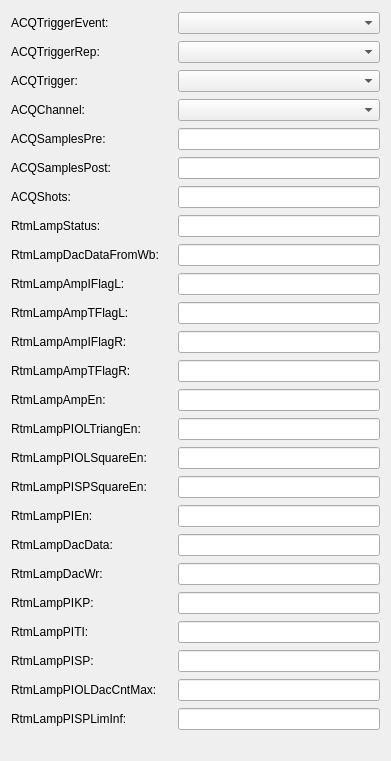
  <widget class="QWidget" name="gridLayoutWidget_2">
   <property name="geometry">
    <rect>
     <x>10</x>
     <y>10</y>
     <width>391</width>
     <height>761</height>
    </rect>
   </property>
   <layout class="QGridLayout" name="gridLayout_2">
    <item row="24" column="2">
     <widget class="PyDMLineEdit" name="PyDMLineEdit_23">
      <property name="toolTip">
       <string/>
      </property>
      <property name="channel" stdset="0">
       <string>XX-22SL03:DI-FOFB:RtmLampPISPLimInf-SP</string>
      </property>
     </widget>
    </item>
    <item row="0" column="0">
     <widget class="QLabel" name="label_2">
      <property name="text">
       <string>ACQTriggerEvent:</string>
      </property>
     </widget>
    </item>
    <item row="18" column="1">
     <widget class="PyDMLabel" name="PyDMLabel_20">
      <property name="toolTip">
       <string/>
      </property>
      <property name="channel" stdset="0">
       <string>XX-22SL03:DI-FOFB:RtmLampDacData-SP</string>
      </property>
     </widget>
    </item>
    <item row="16" column="0">
     <widget class="QLabel" name="label_24">
      <property name="text">
       <string>RtmLampPISPSquareEn:</string>
      </property>
     </widget>
    </item>
    <item row="5" column="1">
     <widget class="PyDMLabel" name="PyDMLabel_6">
      <property name="toolTip">
       <string/>
      </property>
      <property name="channel" stdset="0">
       <string>XX-22SL03:DI-FOFB:ACQShots-SP</string>
      </property>
     </widget>
    </item>
    <item row="8" column="2">
     <widget class="PyDMLineEdit" name="PyDMLineEdit_16">
      <property name="toolTip">
       <string/>
      </property>
      <property name="channel" stdset="0">
       <string>XX-22SL03:DI-FOFB:RtmLampDacDataFromWb-SP</string>
      </property>
     </widget>
    </item>
    <item row="2" column="1">
     <widget class="PyDMLabel" name="PyDMLabel_2">
      <property name="toolTip">
       <string/>
      </property>
      <property name="channel" stdset="0">
       <string>XX-22SL03:DI-FOFB:ACQTrigger-Sel</string>
      </property>
     </widget>
    </item>
    <item row="7" column="1">
     <widget class="PyDMLabel" name="PyDMLabel_9">
      <property name="toolTip">
       <string/>
      </property>
      <property name="channel" stdset="0">
       <string>XX-22SL03:DI-FOFB:RtmLampStatus-SP</string>
      </property>
     </widget>
    </item>
    <item row="7" column="0">
     <widget class="QLabel" name="label_9">
      <property name="text">
       <string>RtmLampStatus:</string>
      </property>
     </widget>
    </item>
    <item row="20" column="2">
     <widget class="PyDMLineEdit" name="PyDMLineEdit_21">
      <property name="toolTip">
       <string/>
      </property>
      <property name="channel" stdset="0">
       <string>XX-22SL03:DI-FOFB:RtmLampPIKP-SP</string>
      </property>
     </widget>
    </item>
    <item row="8" column="0">
     <widget class="QLabel" name="label_10">
      <property name="text">
       <string>RtmLampDacDataFromWb:</string>
      </property>
     </widget>
    </item>
    <item row="6" column="1">
     <widget class="PyDMLabel" name="PyDMLabel_7">
      <property name="toolTip">
       <string/>
      </property>
      <property name="channel" stdset="0">
       <string>XX-22SL03:DI-FOFB:ACQChannel-Sel</string>
      </property>
     </widget>
    </item>
    <item row="18" column="0">
     <widget class="QLabel" name="label_26">
      <property name="text">
       <string>RtmLampDacData:</string>
      </property>
     </widget>
    </item>
    <item row="13" column="2">
     <widget class="PyDMLineEdit" name="PyDMLineEdit_11">
      <property name="toolTip">
       <string/>
      </property>
      <property name="channel" stdset="0">
       <string>XX-22SL03:DI-FOFB:RtmLampAmpEn-SP</string>
      </property>
     </widget>
    </item>
    <item row="24" column="0">
     <widget class="QLabel" name="label_20">
      <property name="text">
       <string>RtmLampPISPLimInf:</string>
      </property>
     </widget>
    </item>
    <item row="15" column="2">
     <widget class="PyDMLineEdit" name="PyDMLineEdit_9">
      <property name="toolTip">
       <string/>
      </property>
      <property name="channel" stdset="0">
       <string>XX-22SL03:DI-FOFB:RtmLampPIOLSquareEn-SP</string>
      </property>
     </widget>
    </item>
    <item row="18" column="2">
     <widget class="PyDMLineEdit" name="PyDMLineEdit_6">
      <property name="toolTip">
       <string/>
      </property>
      <property name="channel" stdset="0">
       <string>XX-22SL03:DI-FOFB:RtmLampDacData-SP</string>
      </property>
     </widget>
    </item>
    <item row="20" column="1">
     <widget class="PyDMLabel" name="PyDMLabel_18">
      <property name="toolTip">
       <string/>
      </property>
      <property name="channel" stdset="0">
       <string>XX-22SL03:DI-FOFB:RtmLampPIKP-SP</string>
      </property>
     </widget>
    </item>
    <item row="23" column="2">
     <widget class="PyDMLineEdit" name="PyDMLineEdit_18">
      <property name="toolTip">
       <string/>
      </property>
      <property name="channel" stdset="0">
       <string>XX-22SL03:DI-FOFB:RtmLampPIOLDacCntMax-SP</string>
      </property>
     </widget>
    </item>
    <item row="21" column="1">
     <widget class="PyDMLabel" name="PyDMLabel_17">
      <property name="toolTip">
       <string/>
      </property>
      <property name="channel" stdset="0">
       <string>XX-22SL03:DI-FOFB:RtmLampPITI-SP</string>
      </property>
     </widget>
    </item>
    <item row="10" column="2">
     <widget class="PyDMLineEdit" name="PyDMLineEdit_14">
      <property name="toolTip">
       <string/>
      </property>
      <property name="channel" stdset="0">
       <string>XX-22SL03:DI-FOFB:RtmLampAmpTFlagL-SP</string>
      </property>
     </widget>
    </item>
    <item row="1" column="2">
     <widget class="PyDMEnumComboBox" name="PyDMEnumComboBox_2">
      <property name="toolTip">
       <string/>
      </property>
      <property name="channel" stdset="0">
       <string>XX-22SL03:DI-FOFB:ACQTriggerRep-Sel</string>
      </property>
     </widget>
    </item>
    <item row="15" column="1">
     <widget class="PyDMLabel" name="PyDMLabel_23">
      <property name="toolTip">
       <string/>
      </property>
      <property name="channel" stdset="0">
       <string>XX-22SL03:DI-FOFB:RtmLampPIOLSquareEn-SP</string>
      </property>
     </widget>
    </item>
    <item row="5" column="2">
     <widget class="PyDMLineEdit" name="PyDMLineEdit">
      <property name="toolTip">
       <string/>
      </property>
      <property name="channel" stdset="0">
       <string>XX-22SL03:DI-FOFB:ACQSamplesPost-SP</string>
      </property>
     </widget>
    </item>
    <item row="15" column="0">
     <widget class="QLabel" name="label_17">
      <property name="text">
       <string>RtmLampPIOLSquareEn:</string>
      </property>
     </widget>
    </item>
    <item row="9" column="0">
     <widget class="QLabel" name="label_11">
      <property name="text">
       <string>RtmLampAmpIFlagL:</string>
      </property>
     </widget>
    </item>
    <item row="17" column="1">
     <widget class="PyDMLabel" name="PyDMLabel_21">
      <property name="toolTip">
       <string/>
      </property>
      <property name="channel" stdset="0">
       <string>XX-22SL03:DI-FOFB:RtmLampPIEn-SP</string>
      </property>
     </widget>
    </item>
    <item row="22" column="0">
     <widget class="QLabel" name="label_18">
      <property name="text">
       <string>RtmLampPISP:</string>
      </property>
     </widget>
    </item>
    <item row="12" column="2">
     <widget class="PyDMLineEdit" name="PyDMLineEdit_12">
      <property name="toolTip">
       <string/>
      </property>
      <property name="channel" stdset="0">
       <string>XX-22SL03:DI-FOFB:RtmLampAmpTFlagR-SP</string>
      </property>
     </widget>
    </item>
    <item row="19" column="0">
     <widget class="QLabel" name="label_27">
      <property name="text">
       <string>RtmLampDacWr:</string>
      </property>
     </widget>
    </item>
    <item row="14" column="0">
     <widget class="QLabel" name="label_16">
      <property name="text">
       <string>RtmLampPIOLTriangEn:</string>
      </property>
     </widget>
    </item>
    <item row="22" column="2">
     <widget class="PyDMLineEdit" name="PyDMLineEdit_19">
      <property name="toolTip">
       <string/>
      </property>
      <property name="channel" stdset="0">
       <string>XX-22SL03:DI-FOFB:RtmLampPISP-SP</string>
      </property>
     </widget>
    </item>
    <item row="14" column="2">
     <widget class="PyDMLineEdit" name="PyDMLineEdit_10">
      <property name="toolTip">
       <string/>
      </property>
      <property name="channel" stdset="0">
       <string>XX-22SL03:DI-FOFB:RtmLampPIOLTriangEn-SP</string>
      </property>
     </widget>
    </item>
    <item row="9" column="1">
     <widget class="PyDMLabel" name="PyDMLabel_11">
      <property name="toolTip">
       <string/>
      </property>
      <property name="channel" stdset="0">
       <string>XX-22SL03:DI-FOFB:RtmLampAmpIFlagL-SP</string>
      </property>
     </widget>
    </item>
    <item row="12" column="0">
     <widget class="QLabel" name="label_14">
      <property name="text">
       <string>RtmLampAmpTFlagR:</string>
      </property>
     </widget>
    </item>
    <item row="21" column="2">
     <widget class="PyDMLineEdit" name="PyDMLineEdit_20">
      <property name="toolTip">
       <string/>
      </property>
      <property name="channel" stdset="0">
       <string>XX-22SL03:DI-FOFB:RtmLampPITI-SP</string>
      </property>
     </widget>
    </item>
    <item row="9" column="2">
     <widget class="PyDMLineEdit" name="PyDMLineEdit_15">
      <property name="toolTip">
       <string/>
      </property>
      <property name="channel" stdset="0">
       <string>XX-22SL03:DI-FOFB:RtmLampAmpIFlagL-SP</string>
      </property>
     </widget>
    </item>
    <item row="4" column="1">
     <widget class="PyDMLabel" name="PyDMLabel_5">
      <property name="toolTip">
       <string/>
      </property>
      <property name="channel" stdset="0">
       <string>XX-22SL03:DI-FOFB:ACQSamplesPost-SP</string>
      </property>
     </widget>
    </item>
    <item row="4" column="0">
     <widget class="QLabel" name="label">
      <property name="text">
       <string>ACQSamplesPre:</string>
      </property>
     </widget>
    </item>
    <item row="13" column="0">
     <widget class="QLabel" name="label_15">
      <property name="text">
       <string>RtmLampAmpEn:</string>
      </property>
     </widget>
    </item>
    <item row="11" column="0">
     <widget class="QLabel" name="label_13">
      <property name="text">
       <string>RtmLampAmpIFlagR:</string>
      </property>
     </widget>
    </item>
    <item row="11" column="2">
     <widget class="PyDMLineEdit" name="PyDMLineEdit_13">
      <property name="toolTip">
       <string/>
      </property>
      <property name="channel" stdset="0">
       <string>XX-22SL03:DI-FOFB:RtmLampAmpIFlagR-SP</string>
      </property>
     </widget>
    </item>
    <item row="0" column="2">
     <widget class="PyDMEnumComboBox" name="PyDMEnumComboBox_4">
      <property name="toolTip">
       <string/>
      </property>
      <property name="channel" stdset="0">
       <string>XX-22SL03:DI-FOFB:ACQTriggerEvent-Sel</string>
      </property>
     </widget>
    </item>
    <item row="12" column="1">
     <widget class="PyDMLabel" name="PyDMLabel_14">
      <property name="toolTip">
       <string/>
      </property>
      <property name="channel" stdset="0">
       <string>XX-22SL03:DI-FOFB:RtmLampAmpTFlagR-SP</string>
      </property>
     </widget>
    </item>
    <item row="3" column="1">
     <widget class="PyDMLabel" name="PyDMLabel_4">
      <property name="toolTip">
       <string/>
      </property>
      <property name="channel" stdset="0">
       <string>XX-22SL03:DI-FOFB:ACQSamplesPre-SP</string>
      </property>
     </widget>
    </item>
    <item row="4" column="2">
     <widget class="PyDMLineEdit" name="PyDMLineEdit_3">
      <property name="toolTip">
       <string/>
      </property>
      <property name="channel" stdset="0">
       <string>XX-22SL03:DI-FOFB:ACQSamplesPre-SP</string>
      </property>
     </widget>
    </item>
    <item row="0" column="1">
     <widget class="PyDMLabel" name="PyDMLabel">
      <property name="toolTip">
       <string/>
      </property>
      <property name="channel" stdset="0">
       <string>XX-22SL03:DI-FOFB:ACQTriggerEvent-Sel</string>
      </property>
     </widget>
    </item>
    <item row="19" column="1">
     <widget class="PyDMLabel" name="PyDMLabel_19">
      <property name="toolTip">
       <string/>
      </property>
      <property name="channel" stdset="0">
       <string>XX-22SL03:DI-FOFB:RtmLampDacWr-SP</string>
      </property>
     </widget>
    </item>
    <item row="13" column="1">
     <widget class="PyDMLabel" name="PyDMLabel_15">
      <property name="toolTip">
       <string/>
      </property>
      <property name="channel" stdset="0">
       <string>XX-22SL03:DI-FOFB:RtmLampAmpEn-SP</string>
      </property>
     </widget>
    </item>
    <item row="24" column="1">
     <widget class="PyDMLabel" name="PyDMLabel_26">
      <property name="toolTip">
       <string/>
      </property>
      <property name="channel" stdset="0">
       <string>XX-22SL03:DI-FOFB:RtmLampPISPLimInf-SP</string>
      </property>
     </widget>
    </item>
    <item row="17" column="2">
     <widget class="PyDMLineEdit" name="PyDMLineEdit_7">
      <property name="toolTip">
       <string/>
      </property>
      <property name="channel" stdset="0">
       <string>XX-22SL03:DI-FOFB:RtmLampPIEn-SP</string>
      </property>
     </widget>
    </item>
    <item row="16" column="1">
     <widget class="PyDMLabel" name="PyDMLabel_22">
      <property name="toolTip">
       <string/>
      </property>
      <property name="channel" stdset="0">
       <string>XX-22SL03:DI-FOFB:RtmLampPISPSquareEn-SP</string>
      </property>
     </widget>
    </item>
    <item row="3" column="0">
     <widget class="QLabel" name="label_6">
      <property name="text">
       <string>ACQChannel:</string>
      </property>
     </widget>
    </item>
    <item row="6" column="2">
     <widget class="PyDMLineEdit" name="PyDMLineEdit_4">
      <property name="toolTip">
       <string/>
      </property>
      <property name="channel" stdset="0">
       <string>XX-22SL03:DI-FOFB:ACQShots-SP</string>
      </property>
     </widget>
    </item>
    <item row="23" column="1">
     <widget class="PyDMLabel" name="PyDMLabel_27">
      <property name="toolTip">
       <string/>
      </property>
      <property name="channel" stdset="0">
       <string>XX-22SL03:DI-FOFB:RtmLampPIOLDacCntMax-SP</string>
      </property>
     </widget>
    </item>
    <item row="5" column="0">
     <widget class="QLabel" name="label_4">
      <property name="text">
       <string>ACQSamplesPost:</string>
      </property>
     </widget>
    </item>
    <item row="16" column="2">
     <widget class="PyDMLineEdit" name="PyDMLineEdit_8">
      <property name="toolTip">
       <string/>
      </property>
      <property name="channel" stdset="0">
       <string>XX-22SL03:DI-FOFB:RtmLampPISPSquareEn-SP</string>
      </property>
     </widget>
    </item>
    <item row="14" column="1">
     <widget class="PyDMLabel" name="PyDMLabel_28">
      <property name="toolTip">
       <string/>
      </property>
      <property name="channel" stdset="0">
       <string>XX-22SL03:DI-FOFB:RtmLampPIOLTriangEn-SP</string>
      </property>
     </widget>
    </item>
    <item row="1" column="1">
     <widget class="PyDMLabel" name="PyDMLabel_8">
      <property name="toolTip">
       <string/>
      </property>
      <property name="channel" stdset="0">
       <string>XX-22SL03:DI-FOFB:ACQTriggerRep-Sel</string>
      </property>
     </widget>
    </item>
    <item row="3" column="2">
     <widget class="PyDMEnumComboBox" name="PyDMEnumComboBox_5">
      <property name="toolTip">
       <string/>
      </property>
      <property name="channel" stdset="0">
       <string>XX-22SL03:DI-FOFB:ACQChannel-Sel</string>
      </property>
     </widget>
    </item>
    <item row="2" column="2">
     <widget class="PyDMEnumComboBox" name="PyDMEnumComboBox_3">
      <property name="toolTip">
       <string/>
      </property>
      <property name="channel" stdset="0">
       <string>XX-22SL03:DI-FOFB:ACQTrigger-Sel</string>
      </property>
     </widget>
    </item>
    <item row="1" column="0">
     <widget class="QLabel" name="label_7">
      <property name="text">
       <string>ACQTriggerRep:</string>
      </property>
     </widget>
    </item>
    <item row="6" column="0">
     <widget class="QLabel" name="label_5">
      <property name="text">
       <string>ACQShots:</string>
      </property>
     </widget>
    </item>
    <item row="11" column="1">
     <widget class="PyDMLabel" name="PyDMLabel_13">
      <property name="toolTip">
       <string/>
      </property>
      <property name="channel" stdset="0">
       <string>XX-22SL03:DI-FOFB:RtmLampAmpIFlagR-SP</string>
      </property>
     </widget>
    </item>
    <item row="20" column="0">
     <widget class="QLabel" name="label_23">
      <property name="text">
       <string>RtmLampPIKP:</string>
      </property>
     </widget>
    </item>
    <item row="21" column="0">
     <widget class="QLabel" name="label_22">
      <property name="text">
       <string>RtmLampPITI:</string>
      </property>
     </widget>
    </item>
    <item row="7" column="2">
     <widget class="PyDMLineEdit" name="PyDMLineEdit_5">
      <property name="toolTip">
       <string/>
      </property>
      <property name="channel" stdset="0">
       <string>XX-22SL03:DI-FOFB:RtmLampStatus-SP</string>
      </property>
     </widget>
    </item>
    <item row="23" column="0">
     <widget class="QLabel" name="label_19">
      <property name="text">
       <string>RtmLampPIOLDacCntMax:</string>
      </property>
     </widget>
    </item>
    <item row="10" column="0">
     <widget class="QLabel" name="label_12">
      <property name="text">
       <string>RtmLampAmpTFlagL:</string>
      </property>
     </widget>
    </item>
    <item row="22" column="1">
     <widget class="PyDMLabel" name="PyDMLabel_16">
      <property name="toolTip">
       <string/>
      </property>
      <property name="channel" stdset="0">
       <string>XX-22SL03:DI-FOFB:RtmLampPISP-SP</string>
      </property>
     </widget>
    </item>
    <item row="19" column="2">
     <widget class="PyDMLineEdit" name="PyDMLineEdit_22">
      <property name="toolTip">
       <string/>
      </property>
      <property name="channel" stdset="0">
       <string>XX-22SL03:DI-FOFB:RtmLampDacWr-SP</string>
      </property>
     </widget>
    </item>
    <item row="10" column="1">
     <widget class="PyDMLabel" name="PyDMLabel_12">
      <property name="toolTip">
       <string/>
      </property>
      <property name="channel" stdset="0">
       <string>XX-22SL03:DI-FOFB:RtmLampAmpTFlagL-SP</string>
      </property>
     </widget>
    </item>
    <item row="8" column="1">
     <widget class="PyDMLabel" name="PyDMLabel_10">
      <property name="toolTip">
       <string/>
      </property>
      <property name="channel" stdset="0">
       <string>XX-22SL03:DI-FOFB:RtmLampDacDataFromWb-SP</string>
      </property>
     </widget>
    </item>
    <item row="17" column="0">
     <widget class="QLabel" name="label_25">
      <property name="text">
       <string>RtmLampPIEn:</string>
      </property>
     </widget>
    </item>
    <item row="2" column="0">
     <widget class="QLabel" name="label_8">
      <property name="text">
       <string>ACQTrigger:</string>
      </property>
     </widget>
    </item>
   </layout>
  </widget>
